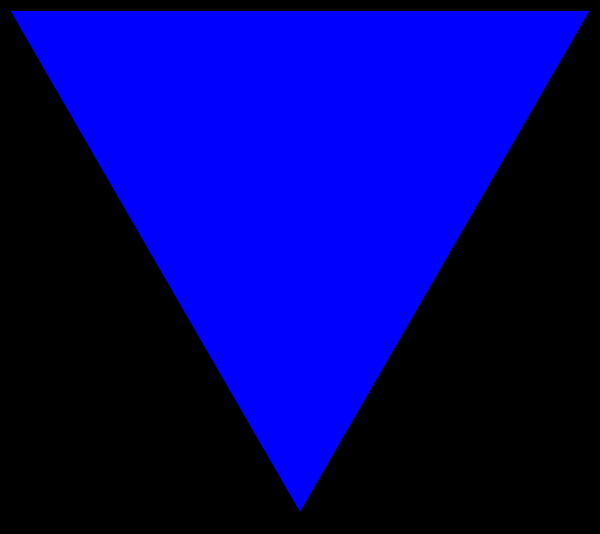
//> input picture ShapeDetect/Blue_triangle.jpeg, 1200 x 1067 px (shown at 1/2 size)
$ ./ShapeDetect Blue_triangle.jpeg   (built with g++ and OpenCV 4)
//> lines starting //> are read from the running program, lines starting //| are printed output that depends on the picture; after the words box and inside, x2 and y2 are one past the last pixel; in counts of white or black regions, pixels touching at a corner belong together
#include <opencv2/opencv.hpp>
#include <iostream>
#include <vector>
#include <cmath>

using namespace cv;
using namespace std;

class ShapeDetect {
public:
    // Constructor that accepts the image path
    ShapeDetect(const string& path) : imagePath(path) {}

    // Function to execute shape detection
    void detectAndDrawShapes() {
        // Read the input image
        Mat inputImage = imread(imagePath);
        if (inputImage.empty()) {
            cerr << "Error: Could not open or find the image!" << endl;
            return;
        }

        // Resize the image
        Mat resizedImage;
        resize(inputImage, resizedImage, Size(500, 500));

        // Convert the image to grayscale
        Mat gray;
        cvtColor(resizedImage, gray, COLOR_BGR2GRAY);

        // Apply Gaussian Blur to reduce noise
        Mat blur;
        GaussianBlur(gray, blur, Size(5, 5), 0);

        // Use Canny edge detection
        Mat edges;
        Canny(blur, edges, 50, 200);

        // Morphological operations
        Mat morphedEdges;
        Mat kernel = getStructuringElement(MORPH_RECT, Size(3, 3));
        morphologyEx(edges, morphedEdges, MORPH_CLOSE, kernel);

        // Find contours in the edges
        vector<vector<Point>> contours;
        findContours(morphedEdges, contours, RETR_EXTERNAL, CHAIN_APPROX_SIMPLE);

        // Check if any contours were found
        if (contours.empty()) {
            cerr << "No contours found!" << endl;
            return; // Exit early if no contours
        } else {
            cerr << contours.size() << endl;
        }

        // Create a copy of the input image to draw on
        Mat outputImage = resizedImage.clone();

        // Loop through the contours and draw them
        for (size_t i = 0; i < contours.size(); i++) {
            // Approximate the contour to a polygon
            vector<Point> approx;
            double area = contourArea(contours[i]);
            if (area > 100) { // Filter out small areas
                approxPolyDP(contours[i], approx, arcLength(contours[i], true) * 0.02, true);

                // Filter points based on minimum distance
                vector<Point> filteredApprox = filterClosePoints(approx, 5.0); // Adjust distance threshold as needed

                // Determine the shape based on the number of vertices
                string shape;
                if (filteredApprox.size() == 3 && isContourConvex(filteredApprox)) {
                    shape = "Triangle";
                } else if (filteredApprox.size() == 4) {
                    // Check if it's a square or rectangle
                    Rect boundingBox = boundingRect(filteredApprox);
                    double aspectRatio = (double)boundingBox.width / boundingBox.height;
                    shape = (aspectRatio >= 0.95 && aspectRatio <= 1.05) ? "Square" : "Rectangle";
                } else if (filteredApprox.size() == 5) {
                    shape = "Pentagon";
                } else if (filteredApprox.size() == 6) {
                    shape = "Hexagon";
                } else if (filteredApprox.size() > 6) {
                    shape = "Circle";
                } else {
                    shape = "Unknown";
                }

                // Draw the contours
                drawContours(outputImage, contours, static_cast<int>(i), Scalar(0, 255, 0), 2);

                // Calculate the position for the text in the top right corner
                Point textPosition(outputImage.cols - 100, 15); // Adjust position as needed

                // Put the shape name on the image
                putText(outputImage, shape, textPosition, FONT_HERSHEY_SIMPLEX, 0.5, Scalar(255, 0, 0), 2);
            }
        }

        // Save the output image
        imwrite("output.jpg", outputImage);

        // Display the original image with overlays
        imshow("Shape Detection", outputImage);
        waitKey(0); // Wait for a key press to close the window
    }

private:
    string imagePath; // Path to the image

    // Function to calculate the distance between two points
    double distance(const Point& a, const Point& b) {
        return sqrt(pow(a.x - b.x, 2) + pow(a.y - b.y, 2));
    }

    // Function to filter points based on minimum distance
    vector<Point> filterClosePoints(const vector<Point>& points, double minDistance) {
        vector<Point> filteredPoints;
        for (const auto& point : points) {
            bool isFarEnough = true;
            for (const auto& filteredPoint : filteredPoints) {
                if (distance(point, filteredPoint) < minDistance) {
                    isFarEnough = false;
                    break;
                }
            }
            if (isFarEnough) {
                filteredPoints.push_back(point);
            }
        }
        return filteredPoints;
    }
};


class ColorDetector {
public:
    // Constructor
    ColorDetector(const string& imagePath) {
        // Define color ranges for red, green, and blue
        redRanges.push_back({Scalar(0, 100, 100), Scalar(10, 255, 255)});
        redRanges.push_back({Scalar(160, 100, 100), Scalar(180, 255, 255)});
        greenRange = {Scalar(40, 100, 100), Scalar(80, 255, 255)};
        blueRange = {Scalar(100, 100, 100), Scalar(140, 255, 255)};

        identifyColor(imagePath);
    }

    // Method to identify the dominant color
    void identifyColor(const string& imagePath) {
        // Read the input image
        Mat image = imread(imagePath);
        if (image.empty()) {
            cerr << "Error: Could not open or find the image!" << endl;
            return;
        }

        Mat hsvImage;
        cvtColor(image, hsvImage, COLOR_BGR2HSV);

        Mat redMask = createRedMask(hsvImage);
        Mat greenMask, blueMask;
        inRange(hsvImage, greenRange.lower, greenRange.upper, greenMask);
        inRange(hsvImage, blueRange.lower, blueRange.upper, blueMask);

        // Count non-zero pixels in masks
        int redCount = countNonZero(redMask);
        int greenCount = countNonZero(greenMask);
        int blueCount = countNonZero(blueMask);

        // Identify dominant color
        if (redCount > greenCount && redCount > blueCount) {
            detectedColour = "red";
        } else if (greenCount > redCount && greenCount > blueCount) {
            detectedColour = "green";
        } else if (blueCount > redCount && blueCount > greenCount) {
            detectedColour = "blue";
        } else {
            detectedColour = "unknown";
        }
    }

    // Method to output the detected color
    void printColor() {
        cout << "The detected color is: " << detectedColour << endl;
    }

private:
    struct ColorRange {
        Scalar lower;
        Scalar upper;
    };

    vector<ColorRange> redRanges;
    ColorRange greenRange;
    ColorRange blueRange;

    string detectedColour;

    Mat createRedMask(const Mat& hsvImage) {
        Mat redMask1, redMask2, combinedRedMask;
        inRange(hsvImage, redRanges[0].lower, redRanges[0].upper, redMask1);
        inRange(hsvImage, redRanges[1].lower, redRanges[1].upper, redMask2);
        combinedRedMask = redMask1 | redMask2;
        return combinedRedMask;
    }
};

// [16 lines of commented-out code are left out]

int main(int argc, char** argv) {
    // Check for command-line argument
    if (argc < 2) {
        cerr << "Usage: ./ImageDetect <path_to_image>" << endl;
        return 1; // Exit if no image path is provided
    }

    // Get the image path from command-line arguments
    const string imagePath = argv[1];

    // Create a ShapeDetect object
    ShapeDetect shapeDetector(imagePath);

    // Execute shape detection
    shapeDetector.detectAndDrawShapes();
//> in detectAndDrawShapes, inputImage is the input picture: 1067 rows x 1200 cols, CV_8UC3; mean B, G, R 115.4, 0, 0
//> in detectAndDrawShapes, `resize(inputImage, resizedImage, Size(500, 500));`:
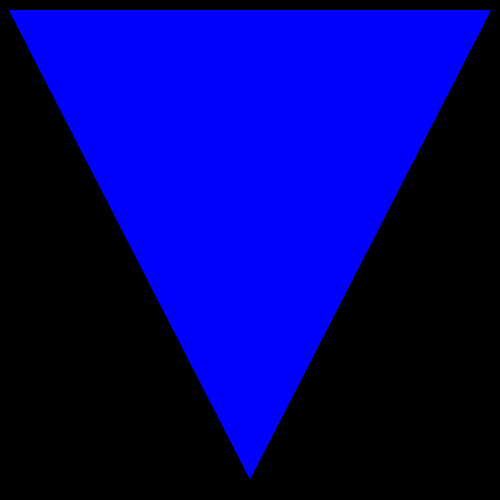
//> resizedImage: 500 rows x 500 cols, CV_8UC3; mean B, G, R 115.5, 0, 0
//> in detectAndDrawShapes, `cvtColor(resizedImage, gray, COLOR_BGR2GRAY);`:
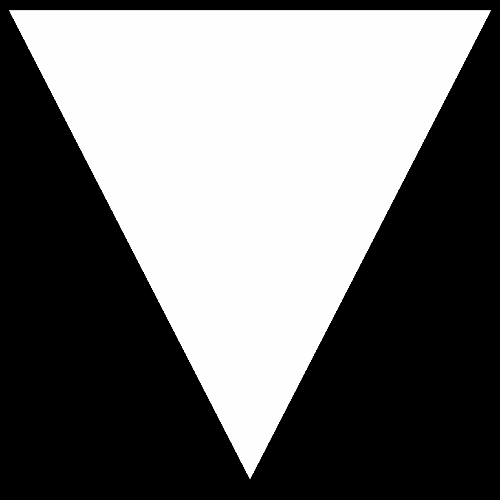
//> gray: 500 rows x 500 cols, CV_8UC1; min 0, max 29, mean 13.1; drawn with min black and max white
//> in detectAndDrawShapes, `Canny(blur, edges, 50, 200);`: edges: 500 rows x 500 cols, CV_8UC1; every value is 0
//> in detectAndDrawShapes, `findContours(morphedEdges, contours, RETR_EXTERNAL, CHAIN_APPROX_SIMPL..`: contours = 0 contours

    // Create an instance of ColorDetector
    ColorDetector detector(imagePath);
//> in identifyColor, `cvtColor(image, hsvImage, COLOR_BGR2HSV);`: hsvImage: 1067 rows x 1200 cols, CV_8UC3; mean H, S, V 54.3, 115.4, 115.4
//> in createRedMask, `inRange(hsvImage, redRanges[0].lower, redRanges[0].upper, redMask1);`: redMask1: 1067 rows x 1200 cols, CV_8UC1; every value is 0
//> in identifyColor, `inRange(hsvImage, blueRange.lower, blueRange.upper, blueMask);`:
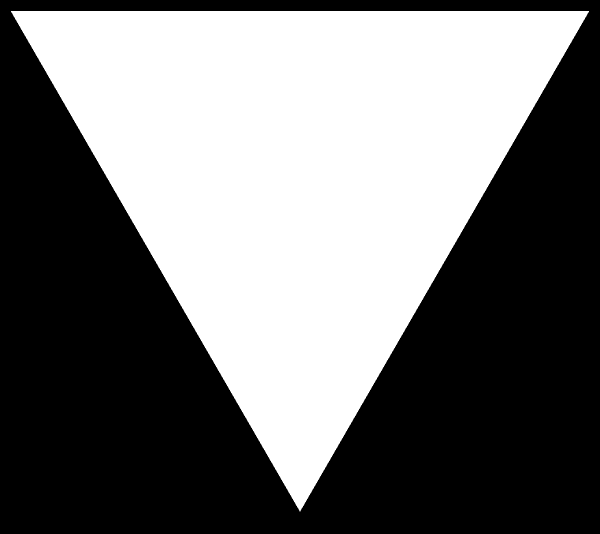
//> blueMask: 1067 rows x 1200 cols, CV_8UC1 (shown at 1/2 size); 45.3% white; 1 white region, box (x1, y1, x2, y2) and area: (22, 22, 1178, 1023) 579512
//> in identifyColor, `inRange(hsvImage, blueRange.lower, blueRange.upper, blueMask);`: blueRange.lower = Scalar(100, 100, 100); blueRange.upper = Scalar(140, 255, 255)
//> in identifyColor, `int redCount = countNonZero(redMask);`: redCount = 0
//> in identifyColor, `int blueCount = countNonZero(blueMask);`: blueCount = 579512
    detector.printColor();

    return 0;
}
